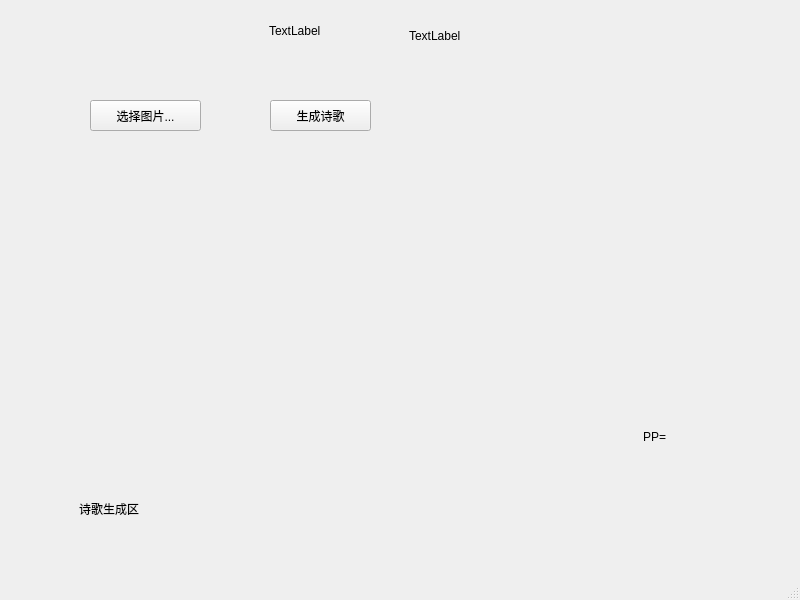
<?xml version="1.0" encoding="UTF-8"?>
<ui version="4.0">
 <class>MainWindow</class>
 <widget class="QMainWindow" name="MainWindow">
  <property name="geometry">
   <rect>
    <x>0</x>
    <y>0</y>
    <width>800</width>
    <height>600</height>
   </rect>
  </property>
  <property name="windowTitle">
   <string>MainWindow</string>
  </property>
  <property name="styleSheet">
   <string notr="true"/>
  </property>
  <widget class="QWidget" name="centralwidget">
   <widget class="QLabel" name="label">
    <property name="geometry">
     <rect>
      <x>79</x>
      <y>470</y>
      <width>921</width>
      <height>91</height>
     </rect>
    </property>
    <property name="text">
     <string>诗歌生成区
</string>
    </property>
   </widget>
   <widget class="QLabel" name="label_2">
    <property name="geometry">
     <rect>
      <x>40</x>
      <y>150</y>
      <width>301</width>
      <height>271</height>
     </rect>
    </property>
    <property name="text">
     <string/>
    </property>
   </widget>
   <widget class="QLabel" name="label_3">
    <property name="geometry">
     <rect>
      <x>269</x>
      <y>10</y>
      <width>141</width>
      <height>41</height>
     </rect>
    </property>
    <property name="text">
     <string>TextLabel</string>
    </property>
   </widget>
   <widget class="QLabel" name="label_4">
    <property name="geometry">
     <rect>
      <x>409</x>
      <y>20</y>
      <width>501</width>
      <height>31</height>
     </rect>
    </property>
    <property name="text">
     <string>TextLabel</string>
    </property>
   </widget>
   <widget class="QToolButton" name="toolButton">
    <property name="geometry">
     <rect>
      <x>90</x>
      <y>100</y>
      <width>111</width>
      <height>31</height>
     </rect>
    </property>
    <property name="text">
     <string>选择图片...</string>
    </property>
   </widget>
   <widget class="QPushButton" name="pushButton">
    <property name="geometry">
     <rect>
      <x>270</x>
      <y>100</y>
      <width>101</width>
      <height>31</height>
     </rect>
    </property>
    <property name="text">
     <string>生成诗歌</string>
    </property>
   </widget>
   <widget class="QLabel" name="label_5">
    <property name="geometry">
     <rect>
      <x>643</x>
      <y>421</y>
      <width>101</width>
      <height>31</height>
     </rect>
    </property>
    <property name="text">
     <string>PP=</string>
    </property>
   </widget>
  </widget>
  <widget class="QMenuBar" name="menubar">
   <property name="geometry">
    <rect>
     <x>0</x>
     <y>0</y>
     <width>800</width>
     <height>21</height>
    </rect>
   </property>
  </widget>
  <widget class="QStatusBar" name="statusbar"/>
 </widget>
 <resources/>
 <connections/>
</ui>
